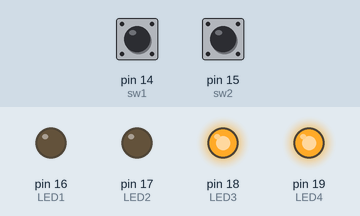
Simulated run of this sketch. Board: Arduino Uno, built with avr-gcc and run on an emulated ATmega328P. On the bench: output pins drawn as LEDs (lit = HIGH). The inputs (shaded band) are chosen by the test bench; at power-on: pin 14 (sw1) HIGH, pin 15 (sw2) LOW.

Above: at 1.2 s.
1.3 s: pin 14 (sw1) pulled LOW for 0.25 s
At 1.47 s:
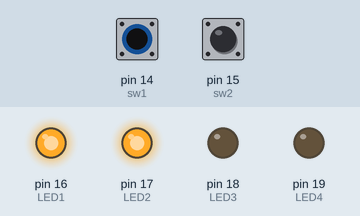
3.0 s: pin 15 (sw2) pulled HIGH for 0.25 s
At 3.2 s:
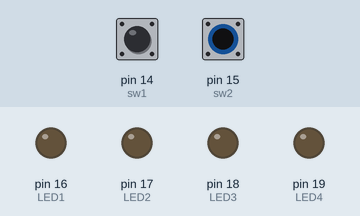
4.7 s: pin 15 (sw2) pulled HIGH for 3.2 s
At 8.7 s:
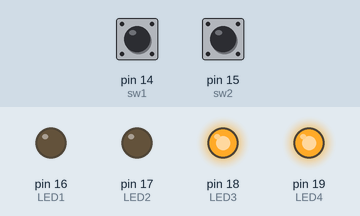
9.4 s: pin 14 (sw1) pulled LOW for 3.2 s
At 9.9 s:
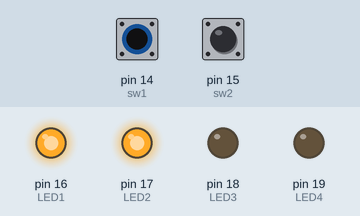
Timing chart, 0 to 14.1 s (numbered marks = the images above; inputs shaded):
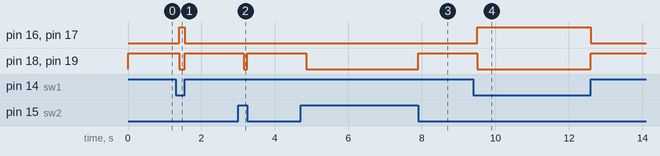

The sketch:

rp2040_switch.ino
```cpp
int LED1 = 16;
int LED2 = 17;
int LED3 = 18;
int LED4 = 19;
int sw1 = 14;
int sw2 = 15;
void setup() {
  pinMode(LED1, OUTPUT);
  pinMode(LED2, OUTPUT);
  pinMode(LED3, OUTPUT);
  pinMode(LED4, OUTPUT);
  pinMode(sw1, INPUT);
  pinMode(sw2, INPUT);
}

void loop() {
  if (digitalRead(sw1) == LOW) {
    digitalWrite(LED1, HIGH);
    digitalWrite(LED2, HIGH);
    digitalWrite(LED3, LOW);
    digitalWrite(LED4, LOW);
    //delay(200);

  } else if (digitalRead(sw2) == LOW) {
    digitalWrite(LED1, LOW);
    digitalWrite(LED2, LOW);
    digitalWrite(LED3, HIGH);
    digitalWrite(LED4, HIGH);
    delay(200);
  } else {
    digitalWrite(LED1, LOW);
    digitalWrite(LED2, LOW);
    digitalWrite(LED3, LOW);
    digitalWrite(LED4, LOW);
  }
}
```

Measured:
- after the input at 1.3 s, pin 16 (LED1), pin 17 (LED2): LOW → HIGH after 0.10 s, → LOW 0.15 s later; pin 18 (LED3), pin 19 (LED4): HIGH → LOW after 0.10 s, → HIGH 0.15 s later
- after the input at 3.0 s, pin 18 (LED3), pin 19 (LED4): HIGH → LOW after 0.15 s, → HIGH 0.10 s later
- after the input at 4.7 s, pin 18 (LED3), pin 19 (LED4): HIGH → LOW after 0.15 s, → HIGH 3.0 s later
- after the input at 9.4 s, pin 16 (LED1), pin 17 (LED2): LOW → HIGH after 0.10 s, → LOW 3.1 s later; pin 18 (LED3), pin 19 (LED4): HIGH → LOW after 0.10 s, → HIGH 3.1 s later
